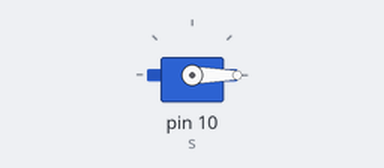
A sketch run on a simulated Arduino Uno, built with avr-gcc and run on an emulated ATmega328P. Parts: servo.

Above: at 0.05 s.
At 7.95 s:
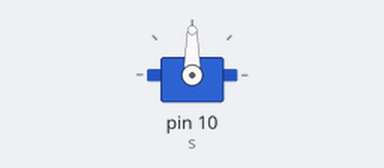
At 18.15 s:
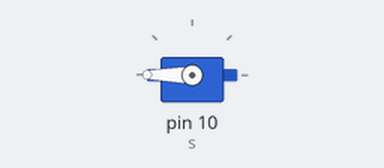
Timing chart, 0 to 23.7 s (numbered marks = the images above):
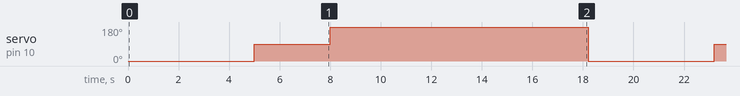

The sketch:

Servo_motor.ino
```cpp
//first install "Servo" extension
#include<Servo.h>
Servo s;
void setup(){

  s.attach(10);
}
void loop() {
  s.write(0);  // set to 0 degree
  delay(5000);

  s.write(90);
  delay(3000);

  s.write(180);
  delay(3000);

  int t;
  for (t = 180; t > 0; t -= 5) {
    delay(200);
  }
}
```

Measured:
- by itself, servo on pin 10 (s): repeats every 18.2 s: 180° 10.2 s, 0° 5.0 s, 90° 3.0 s
